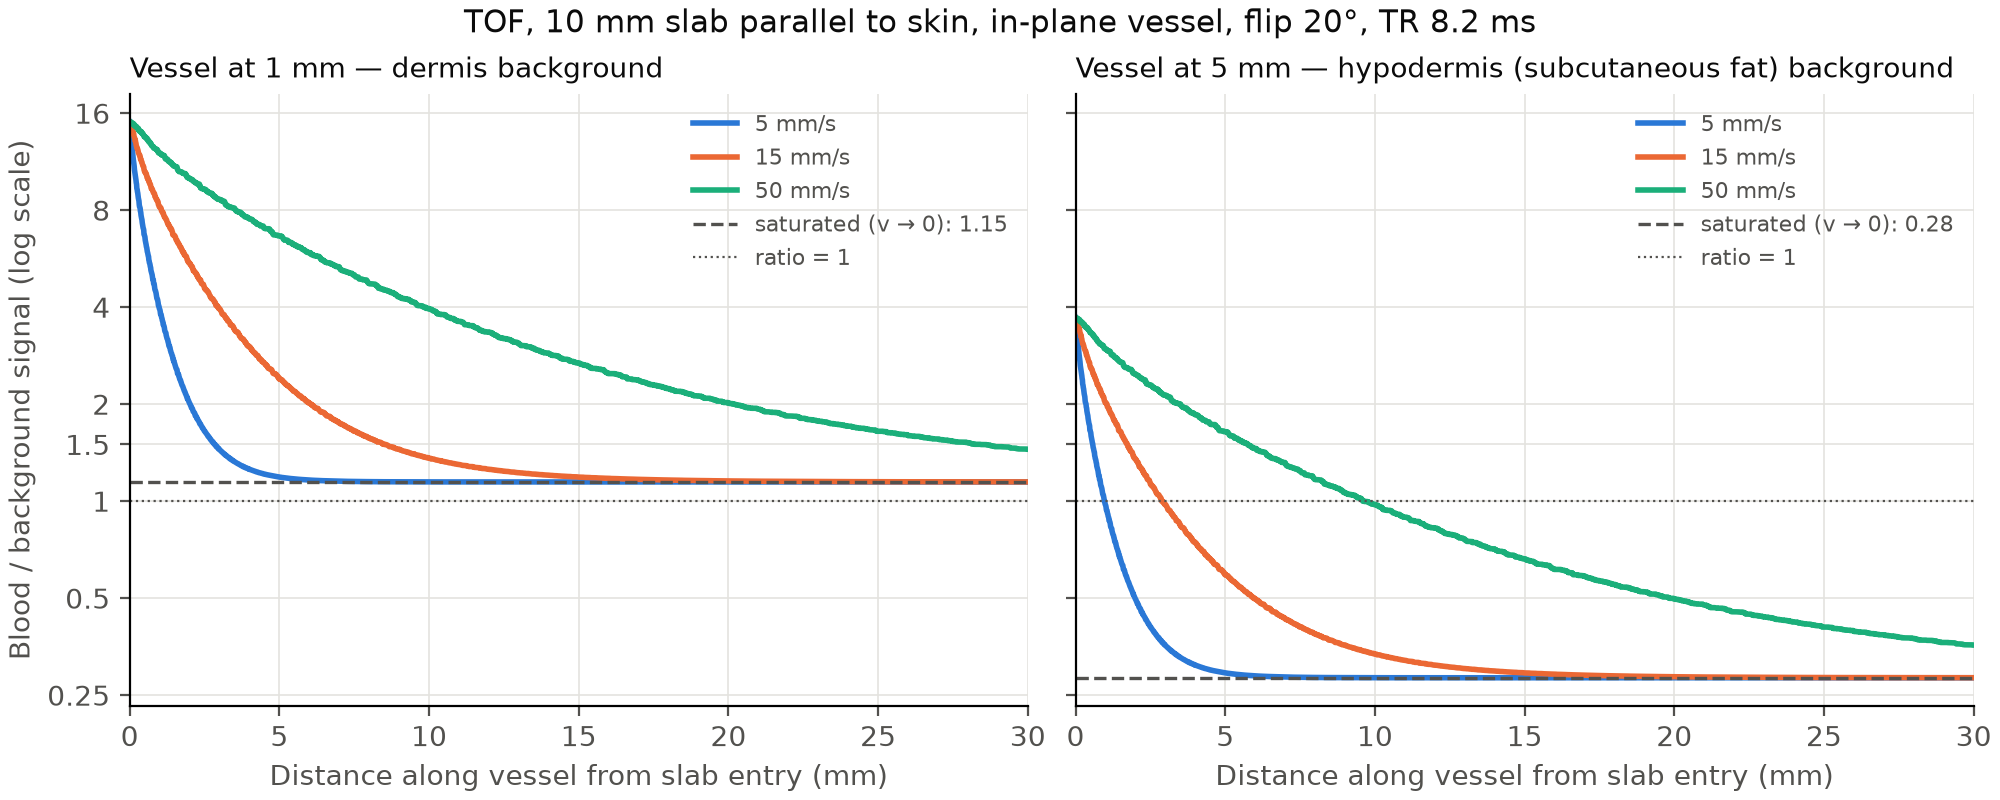

Write Python code to recreate this figure.
"""First look at TOF: blood/background ratio along an in-plane vessel, per background.

Calls only what exists; no new physics. All tissue values nominal.
Run from anywhere: python figures/fig_tof_profile.py
"""
from __future__ import annotations

import sys
from pathlib import Path

import matplotlib

matplotlib.use("Agg")
import matplotlib.pyplot as plt  # noqa: E402
import numpy as np  # noqa: E402

ROOT = Path(__file__).resolve().parents[1]
sys.path.insert(0, str(ROOT))

from acquisition import Slab  # noqa: E402
from sequences.base import FlowGeometry, ReadoutTiming, TissueSample  # noqa: E402
from sequences.tof import TofSequence  # noqa: E402
from skin import Vessel  # noqa: E402
from tissues import ARTERIAL_BLOOD  # noqa: E402

SLAB = Slab(thickness_mm=10.0, orientation_deg=0.0)
MAX_PATH_MM = 30.0  # no justification; must be swept
N_SHELLS = 16
DEPTHS_MM = (1.0, 5.0)
VELOCITIES_MM_S = (5.0, 15.0, 50.0)
THRESHOLDS = (2.0, 1.5)
POSITION_STEP_MM = 0.01
RATIO_TICKS = (0.25, 0.5, 1, 1.5, 2, 4, 8, 16)
TOF = TofSequence(
    timing=ReadoutTiming(rf_duration_ms=1.0, rephaser_ms=0.5, prephaser_ms=1.0,
                         bandwidth_per_px_hz=250.0, spoiler_ms=1.5, dead_time_ms=0.2),
    flip_deg=20.0,
)
BLOOD = TissueSample.nominal(ARTERIAL_BLOOD)

# Reference palette, light mode: categorical slots 1-3 and text/grid tokens.
SERIES = ("#2a78d6", "#eb6834", "#1baf7a")
TEXT, TEXT_2, GRID = "#0b0b0b", "#52514e", "#e4e3df"


def flow(depth_mm: float, velocity_mm_s: float) -> FlowGeometry:
    """Return the flow geometry for an in-plane vessel at depth_mm."""
    vessel = Vessel(depth_mm=depth_mm, polar_deg=90.0, azimuth_deg=0.0, diameter_mm=0.2)
    return FlowGeometry(vessel, SLAB, velocity_mm_s, N_SHELLS, MAX_PATH_MM)


def ratio_profile(depth_mm: float, velocity_mm_s: float) -> tuple[np.ndarray, np.ndarray, str]:
    """Return (positions, blood/background ratio, background name) along the vessel."""
    geometry = flow(depth_mm, velocity_mm_s)
    positions = np.arange(0.0, geometry.path_mm() + POSITION_STEP_MM / 2, POSITION_STEP_MM)
    background = TissueSample.nominal(geometry.vessel.background())
    result = TOF.contrast(BLOOD, background, geometry, positions)
    return positions, result.ratio, result.background_name


def saturated_ratio(depth_mm: float) -> float:
    """Return the velocity -> 0 blood/background ratio at depth_mm."""
    background = TissueSample.nominal(flow(depth_mm, 0.0).vessel.background())
    return TOF.static_signal(BLOOD) / TOF.static_signal(background)


def first_below(positions: np.ndarray, ratio: np.ndarray, threshold: float) -> str:
    """Return the first distance at which the ratio is below threshold, or a not-reached note."""
    below = np.flatnonzero(ratio < threshold)
    if below.size == 0:
        return f"not within {positions[-1]:.0f} mm"
    return f"{positions[below[0]]:.2f} mm"


def report() -> None:
    """Print derived timing, saturated ratios and threshold distances."""
    print(f"TR = {TOF.timing.tr_ms:.2f} ms, TE = {TOF.timing.te_ms:.2f} ms "
          f"(readout {TOF.timing.readout_ms:.2f} ms)")
    for depth in DEPTHS_MM:
        _, _, name = ratio_profile(depth, VELOCITIES_MM_S[0])
        print(f"\nVessel at {depth:g} mm, background {name}: "
              f"saturated ratio {saturated_ratio(depth):.3f}")
        for v in VELOCITIES_MM_S:
            positions, ratio, _ = ratio_profile(depth, v)
            cuts = ", ".join(f"< {t:g} at {first_below(positions, ratio, t)}" for t in THRESHOLDS)
            print(f"  {v:>4g} mm/s: entry ratio {ratio[0]:.3f}; {cuts}")


def draw_panel(ax: plt.Axes, depth_mm: float) -> None:
    """Draw one background's ratio profiles, saturated asymptote and ratio = 1 line."""
    for v, colour in zip(VELOCITIES_MM_S, SERIES):
        positions, ratio, name = ratio_profile(depth_mm, v)
        ax.plot(positions, ratio, color=colour, lw=2, label=f"{v:g} mm/s")
    sat = saturated_ratio(depth_mm)
    ax.axhline(sat, color=TEXT_2, lw=1.2, ls="--", label=f"saturated (v → 0): {sat:.2f}")
    ax.axhline(1.0, color=TEXT_2, lw=0.8, ls=":", label="ratio = 1")
    ax.set_title(f"Vessel at {depth_mm:g} mm — {name} background", fontsize=10, color=TEXT, loc="left")
    ax.set_xlabel("Distance along vessel from slab entry (mm)", color=TEXT_2)
    ax.grid(color=GRID, lw=0.6)
    ax.legend(frameon=False, fontsize=8, labelcolor=TEXT_2)


def main() -> None:
    """Print the numbers and save the two-panel figure."""
    report()
    fig, axes = plt.subplots(1, 2, figsize=(10, 4), sharey=True, constrained_layout=True)
    for ax, depth in zip(axes, DEPTHS_MM):
        draw_panel(ax, depth)
        ax.set_xlim(0, MAX_PATH_MM)
        ax.set_yscale("log")
        ax.set_yticks(RATIO_TICKS, [f"{t:g}" for t in RATIO_TICKS])
        ax.minorticks_off()
        ax.tick_params(colors=TEXT_2)
        for spine in ("top", "right"):
            ax.spines[spine].set_visible(False)
    axes[0].set_ylabel("Blood / background signal (log scale)", color=TEXT_2)
    fig.suptitle(f"TOF, {SLAB.thickness_mm:g} mm slab parallel to skin, in-plane vessel, "
                 f"flip {TOF.flip_deg:g}°, TR {TOF.timing.tr_ms:.1f} ms", fontsize=11, color=TEXT)
    out = ROOT / "figures" / "fig_tof_profile.png"
    fig.savefig(out, dpi=200, metadata={"Date": None})
    print(f"\nSaved {out.relative_to(ROOT)}")


if __name__ == "__main__":
    main()
